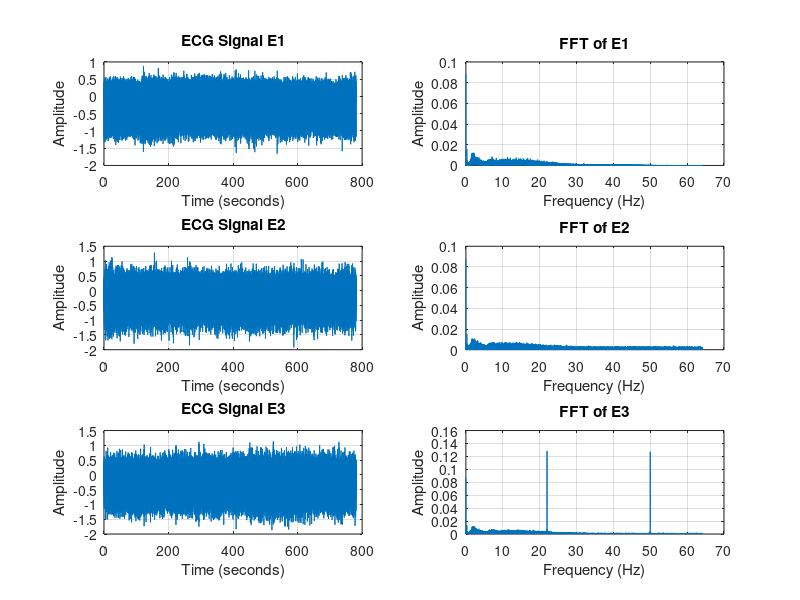

This figure's MATLAB source:
%% FFTs of the mat files

% Load and plot the ECG signals
load('E1.mat'); 
load('E2.mat'); 
load('E3.mat'); 

Fs = 128;       % Sampling frequency
T = 1 / Fs;     
L1 = length(E1); 
L2 = length(E2);
L3 = length(E3); 

t1 = (0:L1-1) * T; % Time vector for E1
t2 = (0:L2-1) * T; % Time vector for E2
t3 = (0:L3-1) * T; % Time vector for E3

% Compute FFT for E1
E1_fft = fft(E1);
P2_E1 = abs(E1_fft / L1); 
P1_E1 = P2_E1(1:L1/2+1);
P1_E1(2:end-1) = 2 * P1_E1(2:end-1);
f1 = Fs * (0:(L1/2)) / L1;

% Compute FFT for E2
E2_fft = fft(E2);
P2_E2 = abs(E2_fft / L2); 
P1_E2 = P2_E2(1:L2/2+1);
P1_E2(2:end-1) = 2 * P1_E2(2:end-1);
f2 = Fs * (0:(L2/2)) / L2;

% Compute FFT for E3
E3_fft = fft(E3);
P2_E3 = abs(E3_fft / L3); 
P1_E3 = P2_E3(1:L3/2+1);
P1_E3(2:end-1) = 2 * P1_E3(2:end-1);
f3 = Fs * (0:(L3/2)) / L3;

% Plot signals and their FFTs
figure;

% ECG Signals
subplot(3, 2, 1);
plot(t1, E1);
title('ECG Signal E1');
xlabel('Time (seconds)');
ylabel('Amplitude');
grid on;

subplot(3, 2, 3);
plot(t2, E2);
title('ECG Signal E2');
xlabel('Time (seconds)');
ylabel('Amplitude');
grid on;

subplot(3, 2, 5);
plot(t3, E3);
title('ECG Signal E3');
xlabel('Time (seconds)');
ylabel('Amplitude');
grid on;

% FFT Spectrums
subplot(3, 2, 2);
plot(f1, P1_E1);
title('FFT of E1');
xlabel('Frequency (Hz)');
ylabel('Amplitude');
grid on;

subplot(3, 2, 4);
plot(f2, P1_E2);
title('FFT of E2');
xlabel('Frequency (Hz)');
ylabel('Amplitude');
grid on;

subplot(3, 2, 6);
plot(f3, P1_E3);
title('FFT of E3');
xlabel('Frequency (Hz)');
ylabel('Amplitude');
grid on;
